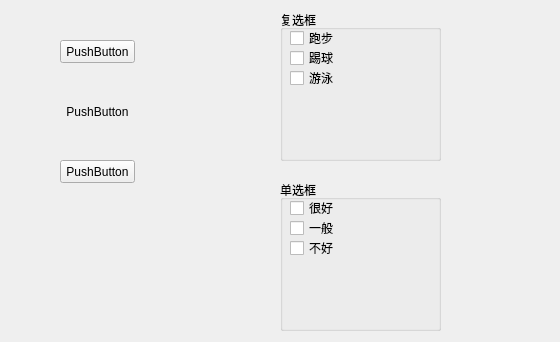
<?xml version="1.0" encoding="UTF-8"?>
<ui version="4.0">
 <class>Widget</class>
 <widget class="QWidget" name="Widget">
  <property name="geometry">
   <rect>
    <x>0</x>
    <y>0</y>
    <width>560</width>
    <height>342</height>
   </rect>
  </property>
  <property name="windowTitle">
   <string>Widget</string>
  </property>
  <widget class="QPushButton" name="pushBtn1">
   <property name="geometry">
    <rect>
     <x>60</x>
     <y>40</y>
     <width>75</width>
     <height>23</height>
    </rect>
   </property>
   <property name="text">
    <string>PushButton</string>
   </property>
   <property name="checkable">
    <bool>true</bool>
   </property>
  </widget>
  <widget class="QPushButton" name="pushBtn2">
   <property name="geometry">
    <rect>
     <x>60</x>
     <y>100</y>
     <width>75</width>
     <height>23</height>
    </rect>
   </property>
   <property name="text">
    <string>PushButton</string>
   </property>
   <property name="flat">
    <bool>true</bool>
   </property>
  </widget>
  <widget class="QPushButton" name="pushBtn3">
   <property name="geometry">
    <rect>
     <x>60</x>
     <y>160</y>
     <width>75</width>
     <height>23</height>
    </rect>
   </property>
   <property name="text">
    <string>PushButton</string>
   </property>
  </widget>
  <widget class="QGroupBox" name="groupBox">
   <property name="geometry">
    <rect>
     <x>280</x>
     <y>10</y>
     <width>161</width>
     <height>151</height>
    </rect>
   </property>
   <property name="title">
    <string>复选框</string>
   </property>
   <property name="checkable">
    <bool>false</bool>
   </property>
   <widget class="QCheckBox" name="checkBox">
    <property name="geometry">
     <rect>
      <x>10</x>
      <y>20</y>
      <width>71</width>
      <height>16</height>
     </rect>
    </property>
    <property name="text">
     <string>跑步</string>
    </property>
   </widget>
   <widget class="QCheckBox" name="checkBox_2">
    <property name="geometry">
     <rect>
      <x>10</x>
      <y>40</y>
      <width>71</width>
      <height>16</height>
     </rect>
    </property>
    <property name="text">
     <string>踢球</string>
    </property>
   </widget>
   <widget class="QCheckBox" name="checkBox_3">
    <property name="geometry">
     <rect>
      <x>10</x>
      <y>60</y>
      <width>71</width>
      <height>16</height>
     </rect>
    </property>
    <property name="text">
     <string>游泳</string>
    </property>
   </widget>
  </widget>
  <widget class="QGroupBox" name="groupBox_2">
   <property name="geometry">
    <rect>
     <x>280</x>
     <y>180</y>
     <width>161</width>
     <height>151</height>
    </rect>
   </property>
   <property name="title">
    <string>单选框</string>
   </property>
   <widget class="QCheckBox" name="checkBox_4">
    <property name="geometry">
     <rect>
      <x>10</x>
      <y>20</y>
      <width>71</width>
      <height>16</height>
     </rect>
    </property>
    <property name="text">
     <string>很好</string>
    </property>
   </widget>
   <widget class="QCheckBox" name="checkBox_5">
    <property name="geometry">
     <rect>
      <x>10</x>
      <y>40</y>
      <width>71</width>
      <height>16</height>
     </rect>
    </property>
    <property name="text">
     <string>一般</string>
    </property>
   </widget>
   <widget class="QCheckBox" name="checkBox_6">
    <property name="geometry">
     <rect>
      <x>10</x>
      <y>60</y>
      <width>71</width>
      <height>16</height>
     </rect>
    </property>
    <property name="text">
     <string>不好</string>
    </property>
   </widget>
  </widget>
 </widget>
 <layoutdefault spacing="6" margin="11"/>
 <resources/>
 <connections/>
</ui>
